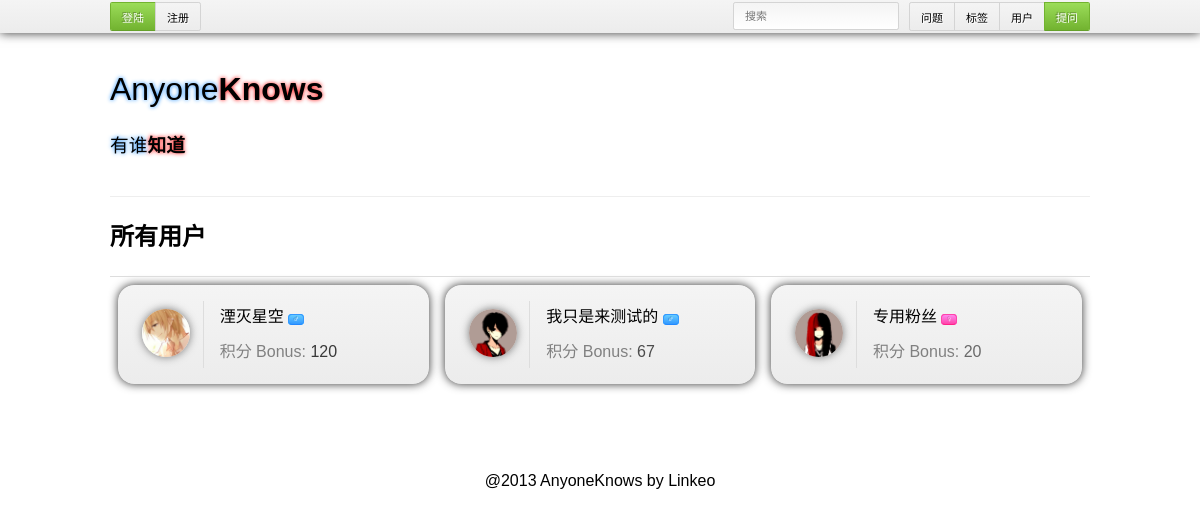
The page /users.php on the database its author committed.
### tables this page shows
CREATE TABLE IF NOT EXISTS `user` (
  `uid` int(11) NOT NULL AUTO_INCREMENT,
  `username` varchar(25) NOT NULL,
  `password` varchar(25) NOT NULL,
  `name` varchar(64) NOT NULL,
  `email` varchar(128) NOT NULL,
  `website` varchar(128) DEFAULT NULL,
  `location` varchar(128) DEFAULT NULL,
  `gender` int(1) NOT NULL,
  `avator` int(1) NOT NULL,
  `time` timestamp NOT NULL DEFAULT CURRENT_TIMESTAMP,
  PRIMARY KEY (`uid`),
  UNIQUE KEY `username` (`username`,`email`)
);

### mysql.php (called while the page is built, shortened)
<?php
	function connect(){
		$db_schema='anyoneknows';
	}
	function query_users(){
		$query="select * from user";
		$result=mysql_query($query);
		$users=array();
		$index=0;
		while($user=mysql_fetch_assoc($result)){
			$users[$index++]=$user;
		}
		return $users;
	}
	function query_bonus($uid){
		$upA=count_answer_upvote_by_uid($uid);
		$downA=count_answer_downvote_by_uid($uid);
		$upQ=count_question_upvote_by_uid($uid);
		$downQ=count_question_downvote_by_uid($uid);
		$countQ=count_question_by_uid($uid);
		$countA=count_answer_by_uid($uid);
		$countI=count_improvement_by_uid($uid);
		$updQ=count_question_upvoted_by_uid($uid);
		$downdQ=count_question_downvoted_by_uid($uid);
		$updA=count_answer_upvoted_by_uid($uid);
		$downdA=count_answer_downvoted_by_uid($uid);
		$stardQ=count_question_starred_by_uid($uid);
		$accept=count_accept_by_uid($uid);
		$accepted=count_accepted_by_uid($uid);
		$bonus	=
				+ 10*$accepted
				+ 5*$accept
				+ 5*$countQ
				+ 5*$stardQ
				+ 5*$updQ
				+ 5*$updA
				+ 2*$countA
				+ 2*$upA
				+ 2*$upQ
				+ 1*$countI
				- 1*$downA
				- 1*$downQ
				- 2*$downdQ
				- 2*$downdA
				;
		return $bonus;
	}
	function count_answer_upvote_by_uid($uid){
		$query="select count(*) from upvote_answer where uid=$uid";
		$result = mysql_query($query);
		if($row=mysql_fetch_array($result))
			return $row[0];
		else
			return 'fail';
	}
	function count_answer_downvote_by_uid($uid){
		$query="select count(*) from downvote_answer where uid=$uid";
		$result = mysql_query($query);
		if($row=mysql_fetch_array($result))
			return $row[0];
		else
			return 'fail';
	}
	function count_question_upvote_by_uid($uid){
		$query="select count(*) from upvote_question where uid=$uid";
		$result = mysql_query($query);
		if($row=mysql_fetch_array($result))
			return $row[0];
		else
			return 'fail';
	}
	function count_question_downvote_by_uid($uid){
		$query="select count(*) from downvote_question where uid=$uid";
		$result = mysql_query($query);
		if($row=mysql_fetch_array($result))
			return $row[0];
		else
			return 'fail';
	}
	function count_question_by_uid($uid){
		$query="select count(*) from question where uid=$uid";
		$result=mysql_query($query);
		if($row=mysql_fetch_array($result))
			return $row[0];
		else
			return 'fail';
	}
	function count_answer_by_uid($uid){
		$query="select count(*) from answer where uid=$uid";
		$result=mysql_query($query);
		if($row=mysql_fetch_array($result))
			return $row[0];
		else
			return 'fail';
	}
	function count_improvement_by_uid($uid){
		$query="select count(*) from improvement where uid=$uid";
		$result=mysql_query($query);
		if($row=mysql_fetch_array($result))
			return $row[0];
		else
			return 'fail';
	}
	function count_question_upvoted_by_uid($uid){
		$query="select count(*) from question,upvote_question where question.qid = upvote_question.qid and question.uid = $uid";
		$result=mysql_query($query);
		if($row=mysql_fetch_array($result))
			return $row[0];
		else
			return 'fail';
	}
	function count_question_downvoted_by_uid($uid){
		$query="select count(*) from question,downvote_question where question.qid = downvote_question.qid and question.uid = $uid";
		$result=mysql_query($query);
		if($row=mysql_fetch_array($result))
			return $row[0];
		else
			return 'fail';
	}
	function count_question_starred_by_uid($uid){
		$query="select count(*) from question,star where question.qid = star.qid and question.uid = $uid ";
		$result=mysql_query($query);
		if($row=mysql_fetch_array($result))
			return $row[0];
		else
			return 'fail';
	}
	function count_answer_upvoted_by_uid($uid){
		$query="select count(*) from answer,upvote_answer where answer.aid = upvote_answer.aid and answer.uid = $uid ";
		$result=mysql_query($query);
		if($row=mysql_fetch_array($result))
			return $row[0];
		else
			return 'fail';
	}
	function count_answer_downvoted_by_uid($uid){
		$query="select count(*) from answer,downvote_answer where answer.aid = downvote_answer.aid and answer.uid = $uid ";
		$result=mysql_query($query);
		if($row=mysql_fetch_array($result))
			return $row[0];
		else
			return 'fail';
	}
	function count_accept_by_uid($uid){
		$query="select count(*) from accept,question where question.qid = accept.qid and question.uid = $uid ";
		$result=mysql_query($query);
		if($row=mysql_fetch_array($result))
			return $row[0];
		else
			return 'fail';
	}
	function count_accepted_by_uid($uid){
		$query="select count(*) from accept,answer where answer.aid = accept.aid and answer.uid = $uid ";
		$result=mysql_query($query);
		if($row=mysql_fetch_array($result))
			return $row[0];
		else
			return 'fail';
	}
?>

### users.php (the view, shortened to what this page needs)
<!doctype html>
<html>
<head>
	<?php require('model.php'); common_head(); ?>
	<link rel="stylesheet" type="text/css" href="css/user.css" >
</head>
<body>
	<nav>
	</nav>
	<div class='site'>
		<div class='pagehead container'>
			<h1 class='sitename'>Anyone<b>Knows</b></h1>
			<h3 class='sitename'>有谁<b>知道</b></h3>
		</div>
		<div class='container'>
			<h2 class='title'>所有用户</h2>
			<?php
				$users = query_users();
				foreach ($users as $user) {
			?>
			<div class='athird'>
				<div class='box card'  href=<?php echo "user.php?uid=".$user['uid']; ?>>
					<a class='card-left' href=<?php echo "user.php?uid=".$user['uid']; ?>>
						<img src=<?php echo "'".get_avator($user)."'"; ?> class='avator big'>
					</a>
					<div class='card-right'>
						<div>
							<p class='username' id='user' uid=<?php echo "'".$user['uid']."'" ?>>
								<a  href=<?php echo "user.php?uid=".$user['uid']; ?>><?php echo $user['name'] ?></a>
								<?php if($user['gender']==1){ ?>
								<span class='gender-male'>♂</span>
								<?php }else if($user['gender']==2){ ?>
								<span class='gender-female'>♀</span>
								<?php } ?>
							</p>
							<p class='bonus'>
								<span class='gray'>积分 Bonus:  </span>
								<span class='dynamic-color'><?php echo query_bonus($user['uid']); ?></span>
							</p>
						</div>
					</div>
				</div>
			</div>
			<?php } ?>
		</div>
	</div>
</body>

### css/homepage.css (style rules this page uses)
body { font-size: 100%; font-family: 'Trebuchet MS','微软雅黑',arial; }
a { text-decoration: none; }
a:link { color:black; }
.sitename { cursor: pointer; font-weight: normal; text-shadow: 0 0 4px #18f; }
.sitename b { text-shadow: 0 0 4px #f11; }
img { max-height: 100%; max-width: 100%; }
nav { background-color: rgba(0, 204, 255, 0.2); z-index: 1999; position: fixed; top: 0; left: 0; width: 100%; background-color: #ececec; background-image: -webkit-gradient(linear, 0 0, 0 100%, from(#f4f4f4), to(#ececec)); background-image: -moz-linear-gradient(#f4f4f4, #ececec); background-image: -ms-linear-gradient(#f4f4f4, #ececec); background-image: -o-linear-gradient(#f4f4f4, #ececec); background-image: linear-gradient(#f4f4f4, #ececec); -moz-background-clip: padding; background-clip: padding-box; box-shadow: 0 0 10px rgba(0,0,0,0.8); display: block; padding-top: 2px; padding-bottom: 2px; }
.container { width: 980px; margin-left: auto; margin-right: auto; }
.site { margin-top: 30px; margin-bottom: 30px; }
.pagehead { position: relative; margin-bottom: 20px; padding-top: 20px; padding-bottom: 20px; border-bottom: 1px solid #eee; }
.box { border-radius: 1em; padding: 1em; background-color: #ececec; background-image: -webkit-gradient(linear, 0 0, 0 100%, from(#f4f4f4), to(#ececec)); background-image: -moz-linear-gradient(#f4f4f4, #ececec); background-image: -ms-linear-gradient(#f4f4f4, #ececec); background-image: -o-linear-gradient(#f4f4f4, #ececec); background-image: linear-gradient(#f4f4f4, #ececec); -moz-background-clip: padding; background-clip: padding-box; box-shadow: 0 0 10px rgba(0,0,0,0.8); }
.item,.title { position: relative; border-bottom: 1px solid #ddd; }
.title { padding-bottom: 1em; margin-bottom: 0; }
.avator { transition: box-shadow 0.5s; position: relative; width: 1.5em; height: 1.5em; border-radius: 0.75em; margin: 0.2em; box-shadow: 0 0 0.2em #777; }
.athird { display: inline-block; float: left; width: 33.333333%; margin: 0; }
.athird .box { margin: 0.5em; }

### css/user.css (style rules this page uses)
.avator.big { float: left; width: 3em; height: 3em; border-radius: 1.5em; margin: 0.5em; box-shadow: 0 0 0.5em #777; }
.username { display: inline-block; font-size: 2em; line-height: 1.5em; margin: 0.25em 0; }
.card-left { float: left; width: 24%; }
.card-right { float: right; width: 75%; border-left: 1px solid #ddd; }
.card-right > div { margin-left: 1em; }
.card .username { font-size: 1em; }
.card .bonus { line-height: 1.5em; margin: 0.25em 0; }
.gray { color:gray; }
.gender-male, .gender-female { overflow: visible; padding: 0 0.5em; margin: 0.2em 0; border: 1px solid; text-align: center; white-space: nowrap; cursor: default; outline: none; font-size: 0.5em; text-decoration: none; text-shadow: -1px -1px 0 rgba(0,0,0,0.3); color: #fff; border-radius: 0.5em; zoom: 1; *display: inline; }
.gender-male { border-color: #3399ff; border-bottom-color: #2288ff; background-color: #66ccff; background-image: -webkit-gradient(linear, 0 0, 0 100%, from(#66ccff), to(#3399ff)); background-image: -moz-linear-gradient(#66ccff, #3399ff); background-image: -o-linear-gradient(#66ccff, #3399ff); background-image: linear-gradient(#66ccff, #3399ff); }
.gender-female { border-color: #ff44aa; border-bottom-color: #ff2288; background-color: #ff88ee; background-image: -webkit-gradient(linear, 0 0, 0 100%, from(#ff88ee), to(#ff44aa)); background-image: -moz-linear-gradient(#ff88ee, #ff44aa); background-image: -o-linear-gradient(#ff88ee, #ff44aa); background-image: linear-gradient(#ff88ee, #ff44aa); }

### rows shown on the page
user: shows a picture, name "湮灭星空", uid "120"
user: shows a picture, name "我只是来测试的", uid "67"
user: shows a picture, name "专用粉丝", uid "20"
